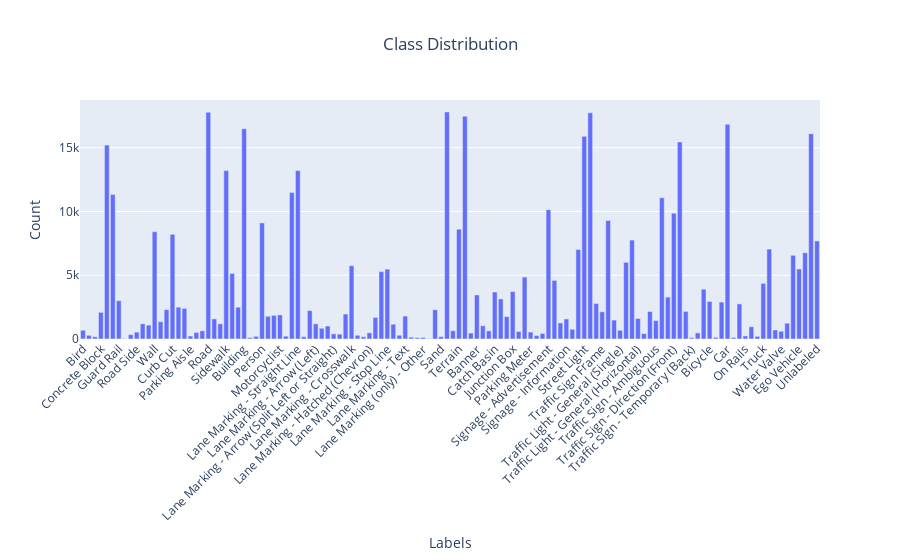

The notebook cell saved with this chart:
### Code cell
!pip install plotly
import plotly.express as px
def visualize_label_counts_interactive(class_dist_output_file):
    with open(class_dist_output_file, 'r') as file:
        label_data = json.load(file)

    # Extract label names and counts
    label_names = [item["label_name"] for item in label_data]
    label_counts = [item["label_count"] for item in label_data]

    print(f"There are: {len(label_names)} labels")

    # Create the bar chart using Plotly
    fig = px.bar(x=label_names, y=label_counts, labels={'x':'Labels', 'y':'Count'}, title='Class Distribution')

    # Rotate the x labels for better readability
    fig.update_layout(xaxis_tickangle=-45, title_x=0.5)

    
    # Show interactive plot
    fig.show()

visualize_label_counts_interactive(class_dist_output_file)

### Figure 1 — Plotly figure (JSON) as saved in the notebook; plotly's stock layout.template omitted (floating-point values rounded to 4 significant figures)
{"data": [{"alignmentgroup": "True", "hovertemplate": "Labels=%{x}<br>Count=%{y}<extra></extra>", "legendgroup": "", "marker": {"color": "#636efa", "pattern": {"shape": ""}}, "name": "", "offsetgroup": "", "orientation": "v", "showlegend": false, "textposition": "auto", "type": "bar", "x": ["Bird", "Ground Animal", "Ambiguous Barrier", "Concrete Block", "Curb", "Fence", "Guard Rail", "Barrier", "Road Median", "Road Side", "Lane Separator", "Temporary Barrier", "Wall", "Bike Lane", "Crosswalk - Plain", "Curb Cut", "Driveway", "Parking", "Parking Aisle", "Pedestrian Area", "Rail Track", "Road", "Road Shoulder", "Service Lane", "Sidewalk", "Traffic Island", "Bridge", "Building", "Garage", "Tunnel", "Person", "Person Group", "Bicyclist", "Motorcyclist", "Other Rider", "Lane Marking - Dashed Line", "Lane Marking - Straight Line", "Lane Marking - Zigzag Line", "Lane Marking - Ambiguous", "Lane Marking - Arrow (Left)", "Lane Marking - Arrow (Other)", "Lane Marking - Arrow (Right)", "Lane Marking - Arrow (Split Left or Straight)", "Lane Marking - Arrow (Split Right or Straight)", "Lane Marking - Arrow (Straight)", "Lane Marking - Crosswalk", "Lane Marking - Give Way (Row)", "Lane Marking - Give Way (Single)", "Lane Marking - Hatched (Chevron)", "Lane Marking - Hatched (Diagonal)", "Lane Marking - Other", "Lane Marking - Stop Line", "Lane Marking - Symbol (Bicycle)", "Lane Marking - Symbol (Other)", "Lane Marking - Text", "Lane Marking (only) - Dashed Line", "Lane Marking (only) - Crosswalk", "Lane Marking (only) - Other", "Lane Marking (only) - Test", "Mountain", "Sand", "Sky", "Snow", "Terrain", "Vegetation", "Water", "Banner", "Bench", "Bike Rack", "Catch Basin", "CCTV Camera", "Fire Hydrant", "Junction Box", "Mailbox", "Manhole", "Parking Meter", "Phone Booth", "Pothole", "Signage - Advertisement", "Signage - Ambiguous", "Signage - Back", "Signage - Information", "Signage - Other", "Signage - Store", "Street Light", "Pole", "Pole Group", "Traffic Sign Frame", "Utility Pole", "Traffic Cone", "Traffic Light - General (Single)", "Traffic Light - Pedestrians", "Traffic Light - General (Upright)", "Traffic Light - General (Horizontal)", "Traffic Light - Cyclists", "Traffic Light - Other", "Traffic Sign - Ambiguous", "Traffic Sign (Back)", "Traffic Sign - Direction (Back)", "Traffic Sign - Direction (Front)", "Traffic Sign (Front)", "Traffic Sign - Parking", "Traffic Sign - Temporary (Back)", "Traffic Sign - Temporary (Front)", "Trash Can", "Bicycle", "Boat", "Bus", "Car", "Caravan", "Motorcycle", "On Rails", "Other Vehicle", "Trailer", "Truck", "Vehicle Group", "Wheeled Slow", "Water Valve", "Car Mount", "Dynamic", "Ego Vehicle", "Ground", "Static", "Unlabeled"], "xaxis": "x", "y": [687, 289, 174, 2093, 15204, 11326, 3009, 35, 343, 540, 1194, 1089, 8411, 1359, 2304, 8209, 2499, 2405, 233, 511, 644, 17785, 1577, 1193, 13206, 5140, 2494, 16489, 105, 208, 9105, 1782, 1856, 1891, 222, 11479, 13217, 179, 2228, 1189, 844, 1019, 403, 381, 1955, 5753, 294, 173, 487, 1688, 5285, 5479, 1158, 294, 1799, 142, 105, 119, 31, 2293, 180, 17804, 650, 8609, 17470, 466, 3455, 1039, 638, 3684, 3144, 1752, 3720, 593, 4859, 545, 267, 432, 10139, 4596, 1259, 1573, 765, 7019, 15897, 17736, 2785, 2132, 9296, 1484, 682, 6012, 7759, 1604, 429, 2156, 1442, 11067, 3287, 9862, 15452, 2162, 102, 479, 3904, 2949, 132, 2894, 16844, 110, 2753, 243, 962, 207, 4362, 7050, 708, 606, 1237, 6563, 5491, 6762, 16100, 7691], "yaxis": "y"}], "layout": {"autosize": true, "barmode": "relative", "dragmode": "zoom", "legend": {"tracegroupgap": 0}, "title": {"text": "Class Distribution", "x": 0.5}, "xaxis": {"anchor": "y", "autorange": true, "domain": [0, 1], "range": [-0.5, 123.5], "showspikes": false, "tickangle": -45, "title": {"text": "Labels"}, "type": "category"}, "yaxis": {"anchor": "x", "autorange": true, "domain": [0, 1], "range": [0, 18740.0], "showspikes": false, "title": {"text": "Count"}, "type": "linear"}}}
